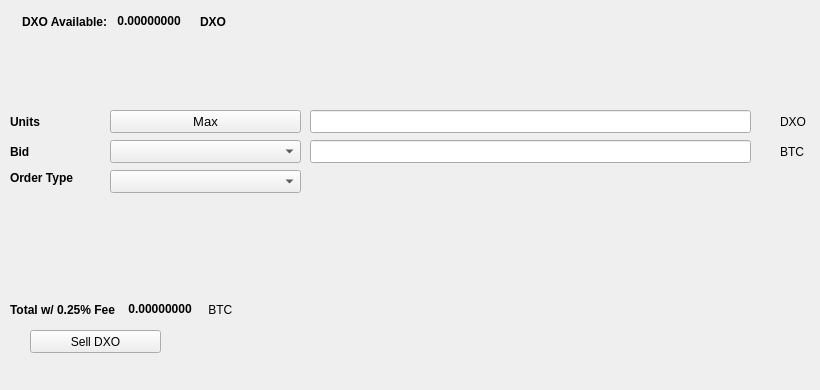
   <widget class="QWidget" name="SellTab">
    <attribute name="title">
     <string>Sell</string>
    </attribute>
    <widget class="QLabel" name="label_16">
     <property name="geometry">
      <rect>
       <x>780</x>
       <y>140</y>
       <width>31</width>
       <height>23</height>
      </rect>
     </property>
     <property name="text">
      <string>BTC</string>
     </property>
    </widget>
    <widget class="QComboBox" name="SellBidcomboBox">
     <property name="geometry">
      <rect>
       <x>110</x>
       <y>140</y>
       <width>191</width>
       <height>23</height>
      </rect>
     </property>
     <property name="font">
      <font>
       <pointsize>10</pointsize>
      </font>
     </property>
    </widget>
    <widget class="QLabel" name="label_18">
     <property name="geometry">
      <rect>
       <x>10</x>
       <y>110</y>
       <width>46</width>
       <height>23</height>
      </rect>
     </property>
     <property name="font">
      <font>
       <weight>75</weight>
       <bold>true</bold>
      </font>
     </property>
     <property name="text">
      <string>Units</string>
     </property>
    </widget>
    <widget class="QPushButton" name="Sell_Max_Amount">
     <property name="geometry">
      <rect>
       <x>110</x>
       <y>110</y>
       <width>191</width>
       <height>23</height>
      </rect>
     </property>
     <property name="font">
      <font>
       <pointsize>10</pointsize>
      </font>
     </property>
     <property name="text">
      <string>Max</string>
     </property>
    </widget>
    <widget class="QLabel" name="label_20">
     <property name="geometry">
      <rect>
       <x>10</x>
       <y>170</y>
       <width>91</width>
       <height>16</height>
      </rect>
     </property>
     <property name="font">
      <font>
       <weight>75</weight>
       <bold>true</bold>
      </font>
     </property>
     <property name="text">
      <string>Order Type</string>
     </property>
    </widget>
    <widget class="QComboBox" name="SellOrdertypeCombo">
     <property name="geometry">
      <rect>
       <x>110</x>
       <y>170</y>
       <width>191</width>
       <height>23</height>
      </rect>
     </property>
     <property name="font">
      <font>
       <pointsize>10</pointsize>
      </font>
     </property>
    </widget>
    <widget class="QLabel" name="label_21">
     <property name="geometry">
      <rect>
       <x>10</x>
       <y>140</y>
       <width>46</width>
       <height>23</height>
      </rect>
     </property>
     <property name="font">
      <font>
       <weight>75</weight>
       <bold>true</bold>
      </font>
     </property>
     <property name="text">
      <string>Bid</string>
     </property>
    </widget>
    <widget class="QLabel" name="label_22">
     <property name="geometry">
      <rect>
       <x>780</x>
       <y>110</y>
       <width>31</width>
       <height>23</height>
      </rect>
     </property>
     <property name="text">
      <string>DXO</string>
     </property>
    </widget>
    <widget class="QLineEdit" name="UnitsInputDXO">
     <property name="geometry">
      <rect>
       <x>310</x>
       <y>110</y>
       <width>441</width>
       <height>23</height>
      </rect>
     </property>
     <property name="font">
      <font>
       <pointsize>9</pointsize>
       <weight>75</weight>
       <bold>true</bold>
      </font>
     </property>
    </widget>
    <widget class="QLineEdit" name="SellBidPriceEdit">
     <property name="geometry">
      <rect>
       <x>310</x>
       <y>140</y>
       <width>441</width>
       <height>23</height>
      </rect>
     </property>
     <property name="font">
      <font>
       <pointsize>9</pointsize>
       <weight>75</weight>
       <bold>true</bold>
      </font>
     </property>
    </widget>
    <widget class="QPushButton" name="SellDXOBTN">
     <property name="geometry">
      <rect>
       <x>30</x>
       <y>330</y>
       <width>131</width>
       <height>23</height>
      </rect>
     </property>
     <property name="text">
      <string>Sell DXO</string>
     </property>
     <property name="icon">
      <iconset resource="../dextro">
       <normaloff>:/icons/bitcoin</normaloff>:/icons/bitcoin</iconset>
     </property>
    </widget>
    <widget class="QWidget" name="layoutWidget3">
     <property name="geometry">
      <rect>
       <x>22</x>
       <y>12</y>
       <width>258</width>
       <height>19</height>
      </rect>
     </property>
     <layout class="QHBoxLayout" name="horizontalLayout">
      <item>
       <widget class="QLabel" name="label232_2">
        <property name="font">
         <font>
          <weight>75</weight>
          <bold>true</bold>
         </font>
        </property>
        <property name="text">
         <string>DXO Available:</string>
        </property>
       </widget>
      </item>
      <item>
       <widget class="QLabel" name="DXOAvailableLabel">
        <property name="palette">
         <palette>
          <active>
           <colorrole role="WindowText">
            <brush brushstyle="SolidPattern">
             <color alpha="255">
              <red>0</red>
              <green>0</green>
              <blue>0</blue>
             </color>
            </brush>
           </colorrole>
           <colorrole role="Button">
            <brush brushstyle="SolidPattern">
             <color alpha="255">
              <red>0</red>
              <green>170</green>
              <blue>0</blue>
             </color>
            </brush>
           </colorrole>
           <colorrole role="Light">
            <brush brushstyle="SolidPattern">
             <color alpha="255">
              <red>0</red>
              <green>255</green>
              <blue>0</blue>
             </color>
            </brush>
           </colorrole>
           <colorrole role="Midlight">
            <brush brushstyle="SolidPattern">
             <color alpha="255">
              <red>0</red>
              <green>212</green>
              <blue>0</blue>
             </color>
            </brush>
           </colorrole>
           <colorrole role="Dark">
            <brush brushstyle="SolidPattern">
             <color alpha="255">
              <red>0</red>
              <green>85</green>
              <blue>0</blue>
             </color>
            </brush>
           </colorrole>
           <colorrole role="Mid">
            <brush brushstyle="SolidPattern">
             <color alpha="255">
              <red>0</red>
              <green>113</green>
              <blue>0</blue>
             </color>
            </brush>
           </colorrole>
           <colorrole role="Text">
            <brush brushstyle="SolidPattern">
             <color alpha="255">
              <red>0</red>
              <green>170</green>
              <blue>0</blue>
             </color>
            </brush>
           </colorrole>
           <colorrole role="BrightText">
            <brush brushstyle="SolidPattern">
             <color alpha="255">
              <red>255</red>
              <green>255</green>
              <blue>255</blue>
             </color>
            </brush>
           </colorrole>
           <colorrole role="ButtonText">
            <brush brushstyle="SolidPattern">
             <color alpha="255">
              <red>0</red>
              <green>0</green>
              <blue>0</blue>
             </color>
            </brush>
           </colorrole>
           <colorrole role="Base">
            <brush brushstyle="SolidPattern">
             <color alpha="255">
              <red>255</red>
              <green>255</green>
              <blue>255</blue>
             </color>
            </brush>
           </colorrole>
           <colorrole role="Window">
            <brush brushstyle="SolidPattern">
             <color alpha="255">
              <red>0</red>
              <green>170</green>
              <blue>0</blue>
             </color>
            </brush>
           </colorrole>
           <colorrole role="Shadow">
            <brush brushstyle="SolidPattern">
             <color alpha="255">
              <red>0</red>
              <green>0</green>
              <blue>0</blue>
             </color>
            </brush>
           </colorrole>
           <colorrole role="AlternateBase">
            <brush brushstyle="SolidPattern">
             <color alpha="255">
              <red>127</red>
              <green>212</green>
              <blue>127</blue>
             </color>
            </brush>
           </colorrole>
           <colorrole role="ToolTipBase">
            <brush brushstyle="SolidPattern">
             <color alpha="255">
              <red>255</red>
              <green>255</green>
              <blue>220</blue>
             </color>
            </brush>
           </colorrole>
           <colorrole role="ToolTipText">
            <brush brushstyle="SolidPattern">
             <color alpha="255">
              <red>0</red>
              <green>0</green>
              <blue>0</blue>
             </color>
            </brush>
           </colorrole>
          </active>
          <inactive>
           <colorrole role="WindowText">
            <brush brushstyle="SolidPattern">
             <color alpha="255">
              <red>0</red>
              <green>0</green>
              <blue>0</blue>
             </color>
            </brush>
           </colorrole>
           <colorrole role="Button">
            <brush brushstyle="SolidPattern">
             <color alpha="255">
              <red>0</red>
              <green>170</green>
              <blue>0</blue>
             </color>
            </brush>
           </colorrole>
           <colorrole role="Light">
            <brush brushstyle="SolidPattern">
             <color alpha="255">
              <red>0</red>
              <green>255</green>
              <blue>0</blue>
             </color>
            </brush>
           </colorrole>
           <colorrole role="Midlight">
            <brush brushstyle="SolidPattern">
             <color alpha="255">
              <red>0</red>
              <green>212</green>
              <blue>0</blue>
             </color>
            </brush>
           </colorrole>
           <colorrole role="Dark">
            <brush brushstyle="SolidPattern">
             <color alpha="255">
              <red>0</red>
              <green>85</green>
              <blue>0</blue>
             </color>
            </brush>
           </colorrole>
           <colorrole role="Mid">
            <brush brushstyle="SolidPattern">
             <color alpha="255">
              <red>0</red>
              <green>113</green>
              <blue>0</blue>
             </color>
            </brush>
           </colorrole>
           <colorrole role="Text">
            <brush brushstyle="SolidPattern">
             <color alpha="255">
              <red>0</red>
              <green>170</green>
              <blue>0</blue>
             </color>
            </brush>
           </colorrole>
           <colorrole role="BrightText">
            <brush brushstyle="SolidPattern">
             <color alpha="255">
              <red>255</red>
              <green>255</green>
              <blue>255</blue>
             </color>
            </brush>
           </colorrole>
           <colorrole role="ButtonText">
            <brush brushstyle="SolidPattern">
             <color alpha="255">
              <red>0</red>
              <green>0</green>
              <blue>0</blue>
             </color>
            </brush>
           </colorrole>
           <colorrole role="Base">
            <brush brushstyle="SolidPattern">
             <color alpha="255">
              <red>255</red>
              <green>255</green>
              <blue>255</blue>
             </color>
            </brush>
           </colorrole>
           <colorrole role="Window">
            <brush brushstyle="SolidPattern">
             <color alpha="255">
              <red>0</red>
              <green>170</green>
              <blue>0</blue>
             </color>
            </brush>
           </colorrole>
           <colorrole role="Shadow">
            <brush brushstyle="SolidPattern">
             <color alpha="255">
              <red>0</red>
              <green>0</green>
              <blue>0</blue>
             </color>
            </brush>
           </colorrole>
           <colorrole role="AlternateBase">
            <brush brushstyle="SolidPattern">
             <color alpha="255">
              <red>127</red>
              <green>212</green>
              <blue>127</blue>
             </color>
            </brush>
           </colorrole>
           <colorrole role="ToolTipBase">
            <brush brushstyle="SolidPattern">
             <color alpha="255">
              <red>255</red>
              <green>255</green>
              <blue>220</blue>
             </color>
            </brush>
           </colorrole>
           <colorrole role="ToolTipText">
            <brush brushstyle="SolidPattern">
             <color alpha="255">
              <red>0</red>
              <green>0</green>
              <blue>0</blue>
             </color>
            </brush>
           </colorrole>
          </inactive>
          <disabled>
           <colorrole role="WindowText">
            <brush brushstyle="SolidPattern">
             <color alpha="255">
              <red>0</red>
              <green>85</green>
              <blue>0</blue>
             </color>
            </brush>
           </colorrole>
           <colorrole role="Button">
            <brush brushstyle="SolidPattern">
             <color alpha="255">
              <red>0</red>
              <green>170</green>
              <blue>0</blue>
             </color>
            </brush>
           </colorrole>
           <colorrole role="Light">
            <brush brushstyle="SolidPattern">
             <color alpha="255">
              <red>0</red>
              <green>255</green>
              <blue>0</blue>
             </color>
            </brush>
           </colorrole>
           <colorrole role="Midlight">
            <brush brushstyle="SolidPattern">
             <color alpha="255">
              <red>0</red>
              <green>212</green>
              <blue>0</blue>
             </color>
            </brush>
           </colorrole>
           <colorrole role="Dark">
            <brush brushstyle="SolidPattern">
             <color alpha="255">
              <red>0</red>
              <green>85</green>
              <blue>0</blue>
             </color>
            </brush>
           </colorrole>
           <colorrole role="Mid">
            <brush brushstyle="SolidPattern">
             <color alpha="255">
              <red>0</red>
              <green>113</green>
              <blue>0</blue>
             </color>
            </brush>
           </colorrole>
           <colorrole role="Text">
            <brush brushstyle="SolidPattern">
             <color alpha="255">
              <red>0</red>
              <green>85</green>
              <blue>0</blue>
             </color>
            </brush>
           </colorrole>
           <colorrole role="BrightText">
            <brush brushstyle="SolidPattern">
             <color alpha="255">
              <red>255</red>
              <green>255</green>
              <blue>255</blue>
             </color>
            </brush>
           </colorrole>
           <colorrole role="ButtonText">
            <brush brushstyle="SolidPattern">
             <color alpha="255">
              <red>0</red>
              <green>85</green>
              <blue>0</blue>
             </color>
            </brush>
           </colorrole>
           <colorrole role="Base">
            <brush brushstyle="SolidPattern">
             <color alpha="255">
              <red>0</red>
              <green>170</green>
              <blue>0</blue>
             </color>
            </brush>
           </colorrole>
           <colorrole role="Window">
            <brush brushstyle="SolidPattern">
             <color alpha="255">
              <red>0</red>
              <green>170</green>
              <blue>0</blue>
             </color>
            </brush>
           </colorrole>
           <colorrole role="Shadow">
            <brush brushstyle="SolidPattern">
             <color alpha="255">
              <red>0</red>
              <green>0</green>
              <blue>0</blue>
             </color>
            </brush>
           </colorrole>
           <colorrole role="AlternateBase">
            <brush brushstyle="SolidPattern">
             <color alpha="255">
              <red>0</red>
              <green>170</green>
              <blue>0</blue>
             </color>
            </brush>
           </colorrole>
           <colorrole role="ToolTipBase">
            <brush brushstyle="SolidPattern">
             <color alpha="255">
              <red>255</red>
              <green>255</green>
              <blue>220</blue>
             </color>
            </brush>
           </colorrole>
           <colorrole role="ToolTipText">
            <brush brushstyle="SolidPattern">
             <color alpha="255">
              <red>0</red>
              <green>0</green>
              <blue>0</blue>
             </color>
            </brush>
           </colorrole>
          </disabled>
         </palette>
        </property>
        <property name="font">
         <font>
          <weight>75</weight>
          <bold>true</bold>
         </font>
        </property>
        <property name="text">
         <string> 0.00000000 </string>
        </property>
        <property name="textInteractionFlags">
         <set>Qt::LinksAccessibleByMouse|Qt::TextSelectableByKeyboard|Qt::TextSelectableByMouse</set>
        </property>
       </widget>
      </item>
      <item>
       <widget class="QLabel" name="labelDXO">
        <property name="font">
         <font>
          <weight>75</weight>
          <bold>true</bold>
         </font>
        </property>
        <property name="text">
         <string>DXO</string>
        </property>
       </widget>
      </item>
     </layout>
    </widget>
    <widget class="QWidget" name="layoutWidget">
     <property name="geometry">
      <rect>
       <x>10</x>
       <y>300</y>
       <width>268</width>
       <height>19</height>
      </rect>
     </property>
     <layout class="QHBoxLayout" name="horizontalLayout_2">
      <item>
       <widget class="QLabel" name="label_19">
        <property name="font">
         <font>
          <weight>75</weight>
          <bold>true</bold>
         </font>
        </property>
        <property name="text">
         <string>Total w/ 0.25% Fee </string>
        </property>
       </widget>
      </item>
      <item>
       <widget class="QLabel" name="SellCostLabel">
        <property name="palette">
         <palette>
          <active>
           <colorrole role="WindowText">
            <brush brushstyle="SolidPattern">
             <color alpha="255">
              <red>0</red>
              <green>0</green>
              <blue>0</blue>
             </color>
            </brush>
           </colorrole>
           <colorrole role="Button">
            <brush brushstyle="SolidPattern">
             <color alpha="255">
              <red>0</red>
              <green>170</green>
              <blue>0</blue>
             </color>
            </brush>
           </colorrole>
           <colorrole role="Light">
            <brush brushstyle="SolidPattern">
             <color alpha="255">
              <red>0</red>
              <green>255</green>
              <blue>0</blue>
             </color>
            </brush>
           </colorrole>
           <colorrole role="Midlight">
            <brush brushstyle="SolidPattern">
             <color alpha="255">
              <red>0</red>
              <green>212</green>
              <blue>0</blue>
             </color>
            </brush>
           </colorrole>
           <colorrole role="Dark">
            <brush brushstyle="SolidPattern">
             <color alpha="255">
              <red>0</red>
              <green>85</green>
              <blue>0</blue>
             </color>
            </brush>
           </colorrole>
           <colorrole role="Mid">
            <brush brushstyle="SolidPattern">
             <color alpha="255">
              <red>0</red>
              <green>113</green>
              <blue>0</blue>
             </color>
            </brush>
           </colorrole>
           <colorrole role="Text">
            <brush brushstyle="SolidPattern">
             <color alpha="255">
              <red>0</red>
              <green>170</green>
              <blue>0</blue>
             </color>
            </brush>
           </colorrole>
           <colorrole role="BrightText">
            <brush brushstyle="SolidPattern">
             <color alpha="255">
              <red>255</red>
              <green>255</green>
              <blue>255</blue>
             </color>
            </brush>
           </colorrole>
           <colorrole role="ButtonText">
            <brush brushstyle="SolidPattern">
             <color alpha="255">
              <red>0</red>
              <green>0</green>
              <blue>0</blue>
             </color>
            </brush>
           </colorrole>
           <colorrole role="Base">
            <brush brushstyle="SolidPattern">
             <color alpha="255">
              <red>255</red>
              <green>255</green>
              <blue>255</blue>
             </color>
            </brush>
           </colorrole>
           <colorrole role="Window">
            <brush brushstyle="SolidPattern">
             <color alpha="255">
              <red>0</red>
              <green>170</green>
              <blue>0</blue>
             </color>
            </brush>
           </colorrole>
           <colorrole role="Shadow">
            <brush brushstyle="SolidPattern">
             <color alpha="255">
              <red>0</red>
              <green>0</green>
              <blue>0</blue>
             </color>
            </brush>
           </colorrole>
           <colorrole role="AlternateBase">
            <brush brushstyle="SolidPattern">
             <color alpha="255">
              <red>127</red>
              <green>212</green>
              <blue>127</blue>
             </color>
            </brush>
           </colorrole>
           <colorrole role="ToolTipBase">
            <brush brushstyle="SolidPattern">
             <color alpha="255">
              <red>255</red>
              <green>255</green>
              <blue>220</blue>
             </color>
            </brush>
           </colorrole>
           <colorrole role="ToolTipText">
            <brush brushstyle="SolidPattern">
             <color alpha="255">
              <red>0</red>
              <green>0</green>
              <blue>0</blue>
             </color>
            </brush>
           </colorrole>
          </active>
          <inactive>
           <colorrole role="WindowText">
            <brush brushstyle="SolidPattern">
             <color alpha="255">
              <red>0</red>
              <green>0</green>
              <blue>0</blue>
             </color>
            </brush>
           </colorrole>
           <colorrole role="Button">
            <brush brushstyle="SolidPattern">
             <color alpha="255">
              <red>0</red>
              <green>170</green>
              <blue>0</blue>
             </color>
            </brush>
           </colorrole>
           <colorrole role="Light">
            <brush brushstyle="SolidPattern">
             <color alpha="255">
              <red>0</red>
              <green>255</green>
              <blue>0</blue>
             </color>
            </brush>
           </colorrole>
           <colorrole role="Midlight">
            <brush brushstyle="SolidPattern">
             <color alpha="255">
              <red>0</red>
              <green>212</green>
              <blue>0</blue>
             </color>
            </brush>
           </colorrole>
           <colorrole role="Dark">
            <brush brushstyle="SolidPattern">
             <color alpha="255">
              <red>0</red>
              <green>85</green>
              <blue>0</blue>
             </color>
            </brush>
           </colorrole>
           <colorrole role="Mid">
            <brush brushstyle="SolidPattern">
             <color alpha="255">
              <red>0</red>
              <green>113</green>
              <blue>0</blue>
             </color>
            </brush>
           </colorrole>
           <colorrole role="Text">
            <brush brushstyle="SolidPattern">
             <color alpha="255">
              <red>0</red>
              <green>170</green>
              <blue>0</blue>
             </color>
            </brush>
           </colorrole>
           <colorrole role="BrightText">
            <brush brushstyle="SolidPattern">
             <color alpha="255">
              <red>255</red>
              <green>255</green>
              <blue>255</blue>
             </color>
            </brush>
           </colorrole>
           <colorrole role="ButtonText">
            <brush brushstyle="SolidPattern">
             <color alpha="255">
              <red>0</red>
              <green>0</green>
              <blue>0</blue>
             </color>
            </brush>
           </colorrole>
           <colorrole role="Base">
            <brush brushstyle="SolidPattern">
             <color alpha="255">
              <red>255</red>
              <green>255</green>
              <blue>255</blue>
             </color>
            </brush>
           </colorrole>
           <colorrole role="Window">
            <brush brushstyle="SolidPattern">
             <color alpha="255">
              <red>0</red>
              <green>170</green>
              <blue>0</blue>
             </color>
            </brush>
           </colorrole>
           <colorrole role="Shadow">
            <brush brushstyle="SolidPattern">
             <color alpha="255">
              <red>0</red>
              <green>0</green>
              <blue>0</blue>
             </color>
            </brush>
           </colorrole>
           <colorrole role="AlternateBase">
            <brush brushstyle="SolidPattern">
             <color alpha="255">
              <red>127</red>
              <green>212</green>
              <blue>127</blue>
             </color>
            </brush>
           </colorrole>
           <colorrole role="ToolTipBase">
            <brush brushstyle="SolidPattern">
             <color alpha="255">
              <red>255</red>
              <green>255</green>
              <blue>220</blue>
             </color>
            </brush>
           </colorrole>
           <colorrole role="ToolTipText">
            <brush brushstyle="SolidPattern">
             <color alpha="255">
              <red>0</red>
              <green>0</green>
              <blue>0</blue>
             </color>
            </brush>
           </colorrole>
          </inactive>
          <disabled>
           <colorrole role="WindowText">
            <brush brushstyle="SolidPattern">
             <color alpha="255">
              <red>0</red>
              <green>85</green>
              <blue>0</blue>
             </color>
            </brush>
           </colorrole>
           <colorrole role="Button">
            <brush brushstyle="SolidPattern">
             <color alpha="255">
              <red>0</red>
              <green>170</green>
              <blue>0</blue>
             </color>
            </brush>
           </colorrole>
           <colorrole role="Light">
            <brush brushstyle="SolidPattern">
             <color alpha="255">
              <red>0</red>
              <green>255</green>
              <blue>0</blue>
             </color>
            </brush>
           </colorrole>
           <colorrole role="Midlight">
            <brush brushstyle="SolidPattern">
             <color alpha="255">
              <red>0</red>
              <green>212</green>
              <blue>0</blue>
             </color>
            </brush>
           </colorrole>
           <colorrole role="Dark">
            <brush brushstyle="SolidPattern">
             <color alpha="255">
              <red>0</red>
              <green>85</green>
              <blue>0</blue>
             </color>
            </brush>
           </colorrole>
           <colorrole role="Mid">
            <brush brushstyle="SolidPattern">
             <color alpha="255">
              <red>0</red>
              <green>113</green>
              <blue>0</blue>
             </color>
            </brush>
           </colorrole>
           <colorrole role="Text">
            <brush brushstyle="SolidPattern">
             <color alpha="255">
              <red>0</red>
              <green>85</green>
              <blue>0</blue>
             </color>
            </brush>
           </colorrole>
           <colorrole role="BrightText">
            <brush brushstyle="SolidPattern">
             <color alpha="255">
              <red>255</red>
              <green>255</green>
              <blue>255</blue>
             </color>
            </brush>
           </colorrole>
           <colorrole role="ButtonText">
            <brush brushstyle="SolidPattern">
             <color alpha="255">
              <red>0</red>
              <green>85</green>
              <blue>0</blue>
             </color>
            </brush>
           </colorrole>
           <colorrole role="Base">
            <brush brushstyle="SolidPattern">
             <color alpha="255">
              <red>0</red>
              <green>170</green>
              <blue>0</blue>
             </color>
            </brush>
           </colorrole>
           <colorrole role="Window">
            <brush brushstyle="SolidPattern">
             <color alpha="255">
              <red>0</red>
              <green>170</green>
              <blue>0</blue>
             </color>
            </brush>
           </colorrole>
           <colorrole role="Shadow">
            <brush brushstyle="SolidPattern">
             <color alpha="255">
              <red>0</red>
              <green>0</green>
              <blue>0</blue>
             </color>
            </brush>
           </colorrole>
           <colorrole role="AlternateBase">
            <brush brushstyle="SolidPattern">
             <color alpha="255">
              <red>0</red>
              <green>170</green>
              <blue>0</blue>
             </color>
            </brush>
           </colorrole>
           <colorrole role="ToolTipBase">
            <brush brushstyle="SolidPattern">
             <color alpha="255">
              <red>255</red>
              <green>255</green>
              <blue>220</blue>
             </color>
            </brush>
           </colorrole>
           <colorrole role="ToolTipText">
            <brush brushstyle="SolidPattern">
             <color alpha="255">
              <red>0</red>
              <green>0</green>
              <blue>0</blue>
             </color>
            </brush>
           </colorrole>
          </disabled>
         </palette>
        </property>
        <property name="font">
         <font>
          <weight>75</weight>
          <bold>true</bold>
         </font>
        </property>
        <property name="autoFillBackground">
         <bool>false</bool>
        </property>
        <property name="text">
         <string> 0.00000000</string>
        </property>
        <property name="textInteractionFlags">
         <set>Qt::LinksAccessibleByMouse|Qt::TextSelectableByMouse</set>
        </property>
       </widget>
      </item>
      <item>
       <widget class="QLabel" name="label_17">
        <property name="font">
         <font>
          <weight>50</weight>
          <bold>false</bold>
         </font>
        </property>
        <property name="text">
         <string> BTC</string>
        </property>
       </widget>
      </item>
     </layout>
    </widget>
    <widget class="QLabel" name="label_23">
     <property name="geometry">
      <rect>
       <x>460</x>
       <y>300</y>
       <width>281</width>
       <height>81</height>
      </rect>
     </property>
     <property name="text">
      <string/>
     </property>
     <property name="pixmap">
      <pixmap>:/images/bittrex</pixmap>
     </property>
    </widget>
   </widget>
